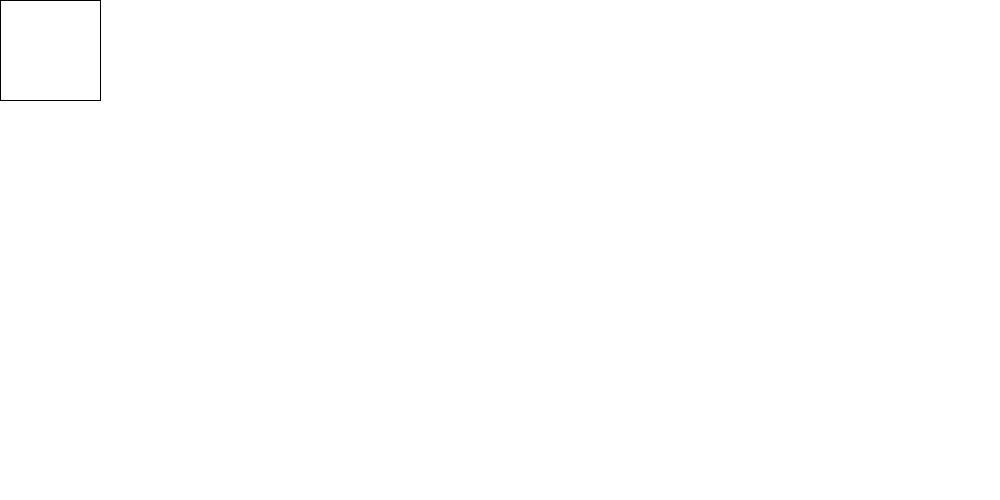
Frame 1 (no input)
Frame 60 (the mouse pressed at the canvas centre just before this capture): identical to frame 1, image omitted
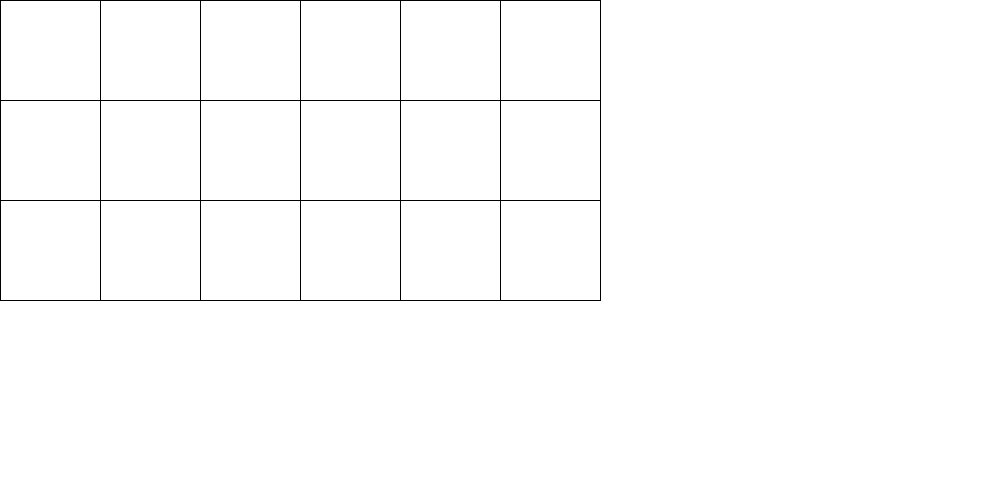
Frame 120 (the mouse held since frame 60 and released just before this capture)

The Processing sketch that drew these frames (run headless with seeded random() and noise(); from frame 60 on, the mouse is pressed at the canvas centre):

// Processing sketch: natahovani_tabulky
// ── natahovani_tabulky.pde


void setup() {
  size(1000, 500);
}


void draw() {
  
  background(255);
  
  //projdi vsechny radky
  for (int i = 0; i < mouseY / 100 +1; i++) {
    //vykresli radek
    for (int j = 0; j < mouseX /100 +1; j++) { 
      rect(j*100, i*100, 100, 100);
    }
  }





  //rect(200,100,100,100);
  //rect(300,100,100,100);
}
